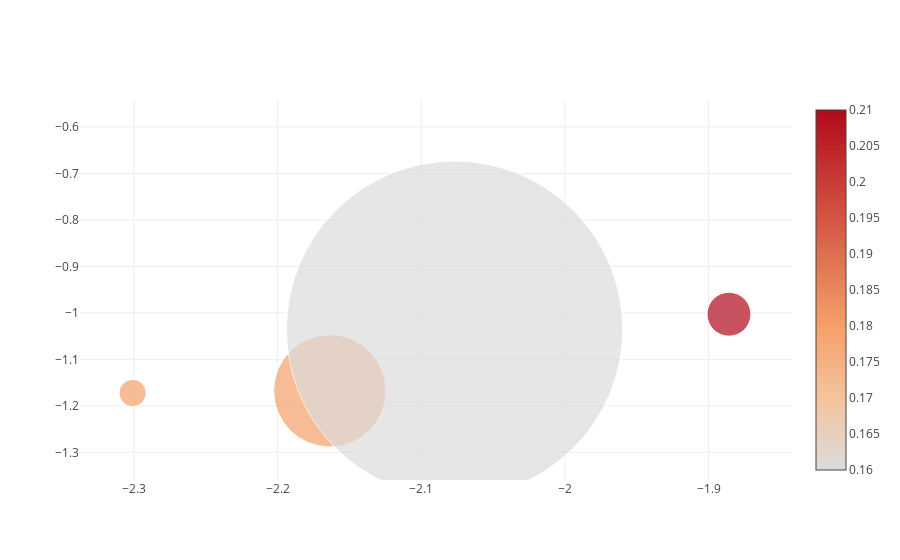

Notebook cell for this chart:
### Markdown cell above
La requête "vin" donne le même profil *lyon_gastronomie* en tête (cf "jury de vins" dans la description de son profil), surtout en raison de ses likes. Le 2è profil listé possède plus de followers, et il est également très proche en termes sémantiques.

### Code cell
mylib.launch_campaign_about('vin')

### Figure 1 — Plotly figure (JSON) as saved in the notebook; plotly's stock layout.template omitted (floating-point values rounded to 4 significant figures)
{"data": [{"marker": {"color": [0.21, 0.18, 0.18, 0.16], "showscale": true, "size": [43.9, 112.3, 27.25, 336.4]}, "mode": "markers", "text": ["instagram URL: http://instagram.com/web/friendships/2212133610/follow/<br>instagram ID: 2212133610<br>final measure: 0.21<br>likes: 381526.0<br>followers: 105412.0<br>likesperday: 1078.0<br>", "instagram URL: http://instagram.com/web/friendships/270713045/follow/<br>instagram ID: 270713045<br>final measure: 0.18<br>likes: 473877.0<br>followers: 190294.0<br>likesperday: 3145.0<br>", "instagram URL: http://instagram.com/web/friendships/550862816/follow/<br>instagram ID: 550862816<br>final measure: 0.18<br>likes: 479876.0<br>followers: 32049.0<br>likesperday: 1086.0<br>", "instagram URL: http://instagram.com/web/friendships/1280794066/follow/<br>instagram ID: 1280794066<br>final measure: 0.16<br>likes: 1322543.0<br>followers: 253193.0<br>likesperday: 7602.0<br>"], "type": "scatter", "x": [-1.886, -2.164, -2.301, -2.077], "y": [-1.003, -1.168, -1.172, -1.035]}], "layout": {}}
